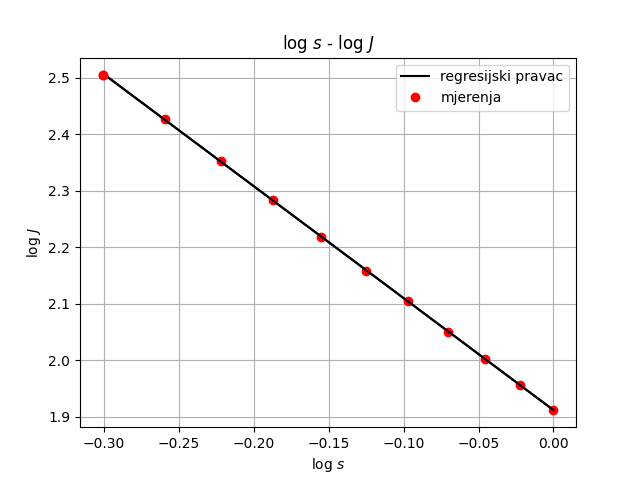

Python code for this plot:
from turtle import color
import matplotlib.pyplot as plt
import numpy as np


# Data for plotting
x = np.arange(-0.3, 0.1, 0.1)
y = -1.980251662*x + 1.911710303


x1, y1 = (-0.301029996, 2.50458384)
x2, y2 = (-0.259637311, 2.427129413)
x3, y3 = (-0.22184875, 2.352883385)
x4, y4 = (-0.187086643, 2.283887066)
x5, y5 = (-0.15490196, 2.218853471)
x6, y6 = (-0.124938737, 2.157988562)
x7, y7 = (-0.096910013, 2.104910119)
x8, y8 = (-0.070581074, 2.049392791)
x9, y9 = (-0.045757491, 2.00253721)
x10, y10 = (-0.022276395, 1.956168467)
x11, y11 = (0, 1.911090093)


fig, ax = plt.subplots()
ax.plot(x, y, color='k')
plt.plot(x1, y1, 'ro')
plt.plot(x2, y2, 'ro')
plt.plot(x3, y3, 'ro')
plt.plot(x4, y4, 'ro')
plt.plot(x5, y5, 'ro')
plt.plot(x6, y6, 'ro')
plt.plot(x7, y7, 'ro')
plt.plot(x8, y8, 'ro')
plt.plot(x9, y9, 'ro')
plt.plot(x10, y10, 'ro')
plt.plot(x11, y11, 'ro')


ax.set(xlabel='log $s$', ylabel='log $J$')
ax.grid()

ax = plt.gca()
# ax.set_xlim([0.5, 1.1])
# ax.set_ylim([1, 2.4])

plt.plot(x, y, "-k", label="regresijski pravac")
plt.plot(x1, y1, "ro", label="mjerenja")
plt.legend(loc="upper right")
plt.title('log $s$ - log $J$')

fig.savefig("vj6_zdk1.png")

plt.show()